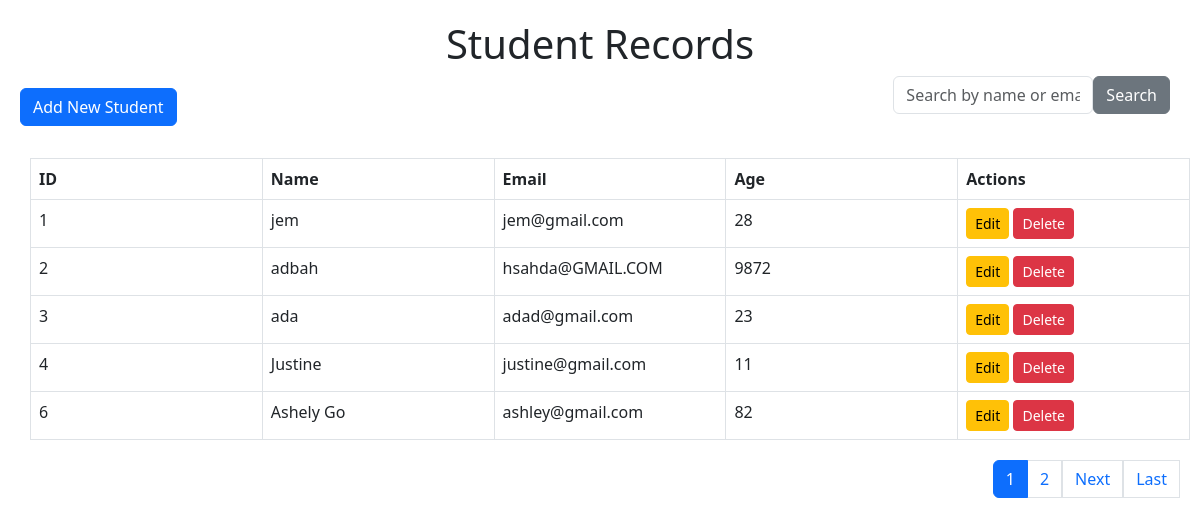
The page / on the database its author committed.
### tables this page shows
CREATE TABLE `students` (
  `id` int(11) NOT NULL,
  `name` varchar(100) NOT NULL,
  `email` varchar(100) NOT NULL,
  `age` int(11) NOT NULL
);

### index.php (the view, shortened to what this page needs)
<?php
include 'config.php';
$search = isset($_GET['search']) ? $_GET['search'] : '';
$page = isset($_GET['page']) ? (int)$_GET['page'] : 1;
$limit = 5;
$offset = ($page - 1) * $limit;
$sql = "SELECT * FROM students WHERE name LIKE :search OR email LIKE :search LIMIT :limit OFFSET :offset";
$stmt = $conn->prepare($sql);
$stmt->bindValue(':search', '%' . $search . '%', PDO::PARAM_STR);
$stmt->bindValue(':limit', $limit, PDO::PARAM_INT);
$stmt->bindValue(':offset', $offset, PDO::PARAM_INT);
$stmt->execute();
$students = $stmt->fetchAll();
$total_sql = "SELECT COUNT(*) FROM students WHERE name LIKE :search OR email LIKE :search";
$total_stmt = $conn->prepare($total_sql);
$total_stmt->bindValue(':search', '%' . $search . '%', PDO::PARAM_STR);
$total_stmt->execute();
$total_records = $total_stmt->fetchColumn();
$total_pages = ceil($total_records / $limit);
?>
<!DOCTYPE html>
<html lang="en">
<head>
    <link rel="stylesheet" href="style.css">
    <link rel="stylesheet" href="https://cdnjs.cloudflare.com/ajax/libs/twitter-bootstrap/5.3.0/css/bootstrap.min.css">
    <link rel="stylesheet" href="https://cdn.datatables.net/1.13.5/css/dataTables.bootstrap5.min.css">
    <link rel="stylesheet" href="https://cdnjs.cloudflare.com/ajax/libs/font-awesome/4.6.3/css/font-awesome.min.css">
</head>
<body>
    <h1>Student Records</h1>
    <div class="controls">
        <a href="create.php" class="btn btn-primary">Add New Student</a>
        <form method="GET" action="" class="mb-4">
            <input type="text" name="search" value="<?= htmlspecialchars($search); ?>" placeholder="Search by name or email" class="form-control" style="width: 200px; display: inline-block;">
            <button type="submit" class="btn btn-secondary">Search</button>
        </form>
    </div>
    <table id="example" class="table table-bordered">
        <thead>
            <tr>
                <th>ID</th>
                <th>Name</th>
                <th>Email</th>
                <th>Age</th>
                <th>Actions</th>
            </tr>
        </thead>
        <tbody>
            <?php if (count($students) > 0): ?>
                <?php foreach ($students as $student): ?>
                    <tr>
                        <td><?= $student['id']; ?></td>
                        <td><?= htmlspecialchars($student['name']); ?></td>
                        <td><?= htmlspecialchars($student['email']); ?></td>
                        <td><?= $student['age']; ?></td>
                        <td>
                            <a href="edit.php?id=<?= $student['id']; ?>" class="btn btn-warning btn-sm">Edit</a>
                            <a href="delete.php?id=<?= $student['id']; ?>" onclick="return confirm('Are you sure?');" class="btn btn-danger btn-sm">Delete</a>
                        </td>
                    </tr>
                <?php endforeach; ?>
            <?php else: ?>
                <tr>
                    <td colspan="5">No records found</td>
                </tr>
            <?php endif; ?>
        </tbody>
    </table>
    <div class="pagination-container">
        <ul class="pagination">
            <?php for ($i = 1; $i <= $total_pages; $i++): ?>
                <li class="page-item <?= $i == $page ? 'active' : ''; ?>">
                    <a href="?page=<?= $i; ?>&search=<?= urlencode($search); ?>" class="page-link"><?= $i; ?></a>
                </li>
            <?php endfor; ?>
            <?php if ($page < $total_pages): ?>
                <li><a href="?page=<?= $page + 1; ?>&search=<?= urlencode($search); ?>" class="page-link">Next</a></li>
                <li><a href="?page=<?= $total_pages; ?>&search=<?= urlencode($search); ?>" class="page-link">Last</a></li>
            <?php endif; ?>
        </ul>
    </div>
</body>
</html>

### style.css (style rules this page uses)
body { font-family: Arial, sans-serif; margin: 40px; padding: 20px; }
h1 { color: #333; text-align: center; margin-top: 10%; }
a { text-decoration: none; color: #007BFF; }
.pagination-container { display: flex; justify-content: right; margin-top: 20px; }
table { width: 100%; border-collapse: collapse; margin-top: 20px; margin-left: 10px; margin-right: 10px; }
table, th, td { border: 1px solid #ddd; }
th, td { padding: 8px; text-align: left; }
th { background-color: #f4f4f4; }
@media only screen and (min-width: 768px) { .table { table-layout: fixed; max-width: 100% !important; } }
thead { background: #ddd; }
.table td:nth-child(2) { overflow: hidden; text-overflow: ellipsis; }
.controls { display: flex; justify-content: space-between; align-items: center; margin-bottom: 20px; }
.controls .btn { margin-right: 10px; }
.controls form { display: flex; justify-content: flex-end; align-items: center; }

### rows shown on the page
students: id "1", name "jem", email "jem@gmail.com", age "28"
students: id "2", name "adbah", email "hsahda@GMAIL.COM", age "9872"
students: id "3", name "ada", email "adad@gmail.com", age "23"
students: id "4", name "Justine", email "justine@gmail.com", age "11"
students: id "6", name "Ashely Go", email "ashley@gmail.com", age "82"
